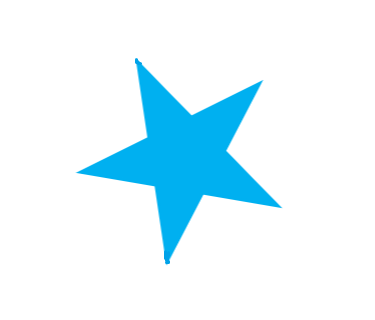
#> input picture ch4/star.png, 375 x 320 px
$ python 4-5contourfeature.py
#> lines starting #> are read from the running program, lines starting #| are printed output that depends on the picture; after the words box and inside, x2 and y2 are one past the last pixel; in counts of white or black regions, pixels touching at a corner belong together; long printed decimals are rounded
import cv2
import sys
import numpy as np

img=cv2.imread('star.png')
#> img is the input picture: shape (320, 375, 3); mean B, G, R 253.3, 246, 226
#img = cv2.imread('horse.png')
if img is None:
    sys.exit('파일을 찾을 수 없습니다.')

h,w = img.shape[:2]
#> h = 320; w = 375
gray=cv2.cvtColor(img,cv2.COLOR_BGR2GRAY)
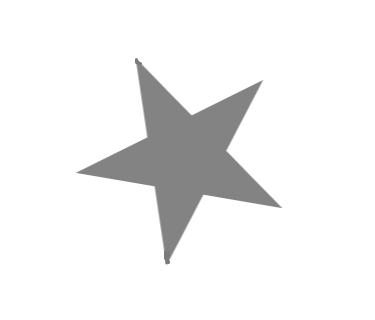
#> gray: shape (320, 375); min 121, max 255, mean 240.9
canny=cv2.Canny(gray,100,200)
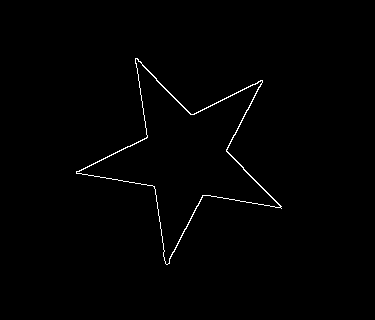
#> canny: shape (320, 375); 0.8% white in thin lines or dots, all inside (x1, y1, x2, y2) = (76, 58, 282, 265)
#cv2.imshow('contours-canny',canny)

contours,hierarchy=cv2.findContours(canny,cv2.RETR_EXTERNAL,cv2.CHAIN_APPROX_NONE)
#> contours = 1 contour; box (x1, y1, x2, y2) and area: (76, 58, 282, 265) 13784

contour=contours[0]
#> contour = contour of 713 points, box (x1, y1, x2, y2) (76, 58, 282, 265), area 13784
cv2.drawContours(img,contour,-1,(255,0,255),2)
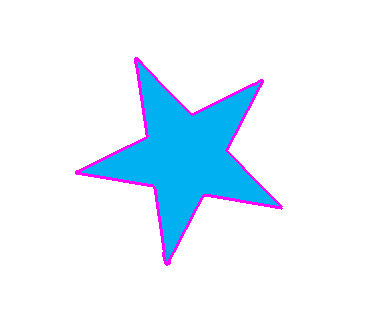
#> img: shape (320, 375, 3); 1.78% of pixels changed, all inside (x1, y1, x2, y2) = (75, 57, 283, 266)
cv2.imshow('contours',img)

perimeter = cv2.arcLength(contour, closed=True) #둘레 길이 계산
#> perimeter = 838.5
print('perimeter=', perimeter)
#| perimeter= 838.507

area = cv2.contourArea(contour)
#> area = 13784.5
print('area=', area)
#| area= 13784.5

x, y, width, height = cv2.boundingRect(contour) #일반 사각형
#> x = 76; y = 58; width = 206; height = 207
#print(x,y,width,height)
#cv2.rectangle(img, (x, y), (x + width, y + height), (0, 0, 255), 2)

rect = cv2.minAreaRect(contour) # (중심, (가로,세로), 기울기)  -> 직사각형 중에서 면적이 최소화되는 사각형(기울어짐)
#> rect = ((182.6, 166.5), (197.9, 208.3), -80.02)
#print(rect) #센터,w,h,각도(기울어짐)
box = cv2.boxPoints(rect)   # 4개의 꼭지점 좌표
#> box = [[268, 281.9], [62.83, 245.8], [97.12, 50.98], [302.3, 87.09]]
box = np.int32(box)     # 정수 좌표
#> box = [[267, 281], [62, 245], [97, 50], [302, 87]]
#cv2.drawContours(img, [box], 0, (0, 255, 0), 2)

(x, y), radius = cv2.minEnclosingCircle(contour)
#> x = 184.4; y = 156; radius = 109.7
#cv2.circle(img, (int(x), int(y)), int(radius), (255, 0, 0), 2)

poly10 = cv2.approxPolyDP(contour, epsilon=10, closed=True)
#> poly10 = contour of 10 points, box (x1, y1, x2, y2) (76, 58, 282, 265), area 13741
poly20 = cv2.approxPolyDP(contour, epsilon=20, closed=True)
#> poly20 has the same summary as poly10
poly50 = cv2.approxPolyDP(contour, epsilon=50, closed=True)
#> poly50 = [[135, 58], [76, 173], [166, 264], [281, 208], [262, 80]]
# 2 : epsilon. 다각형의 직선과의 허용 거리. 값이 크면 저장되는 좌표점의 개수가 작아짐
# 3 : closed?(닫힌 다각형?)
#epsilon이 작을 수록 윤곽선에 가까워짐
#cv2.drawContours(img, [poly10], 0, (0, 0, 255), 2)
#cv2.drawContours(img, [poly20], 0, (0, 255, 0), 2)
#cv2.drawContours(img, [poly50], 0, (255, 0, 0), 2)
print(contour.shape)
#| (713, 1, 2)
print(poly10.shape)
#| (10, 1, 2)
print(poly50.shape) #크면 저장되는 좌표점 개수가 줄어든다
#| (5, 1, 2)

for y in range(h):
    for x in range(w):
        if cv2.pointPolygonTest(contour, (x, y), False) > 0:
            img[y, x] = (255, 200, 255)
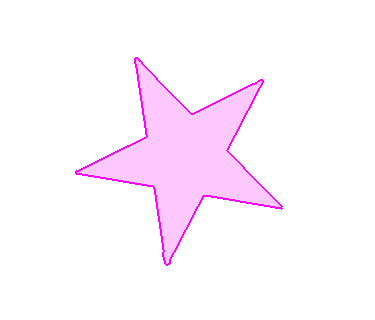
#> img: shape (320, 375, 3); 11.19% of pixels changed, all inside (x1, y1, x2, y2) = (77, 59, 281, 264)

hull = cv2.convexHull(contour,returnPoints=True)
#> hull = contour of 10 points, box (x1, y1, x2, y2) (76, 58, 282, 265), area 28620
#cv2.drawContours(img, [hull], 0, (100, 100, 100), 2) #볼록다각형
#print(hull.shape)

hull2 = cv2.convexHull(contour, returnPoints=False) #False로 하면 볼록다각형에 대해서 결함되는 부분이 어딘지 정보를 구할 수 있음
#> hull2 = [711, 583, 457, 455, 307, 306, 305, 151, 149, 0]
defects = cv2.convexityDefects(contour, hull2)
#> defects = [[0, 149, 78, 11965], [151, 305, 229, 11678], [307, 455, 377, 11791], [455, 457, 456, 256], [457, 583, 513, 11785], [583, 711, 654, 11723]]
print(defects) #하나 결함마다 4개값(시작,끝,먼곳,먼곳까지 거리)
#| [[[    0   149    78 11965]]
#|  [[  151   305   229 11678]]
#|  [[  307   455   377 11791]]
#|  [[  455   457   456   256]]
#|  [[  457   583   513 11785]]
#|  [[  583   711   654 11723]]]
s, e, f, d = defects[0, 0]
#> s = 0; e = 149; f = 78; d = 11965
print(contour[s][0])
#| [135  58]
for i in range(defects.shape[0]):
    s, e, f, d = defects[i, 0]
    print(i,' : ', s,e,f,d)
    cv2.circle(img, tuple(contour[s][0]), 5, [128, 0, 255], -1)
    cv2.circle(img, tuple(contour[e][0]), 5, [255, 0, 128], -1)
    cv2.circle(img, tuple(contour[f][0]), 5, [128, 255, 0], -1)
#> this loop made 6 passes
#| 0  :  0 149 78 11965
#| 1  :  151 305 229 11678
#| 2  :  307 455 377 11791
#| 3  :  455 457 456 256
#| 4  :  457 583 513 11785
#| 5  :  583 711 654 11723
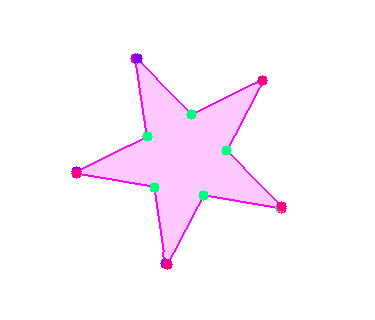
#> img: shape (320, 375, 3); 0.75% of pixels changed, all inside (x1, y1, x2, y2) = (71, 53, 287, 270)

cv2.imshow('contours',img)

cv2.waitKey()
cv2.destroyAllWindows()

$ run again, with ch4/check.png copied over ch4/star.png
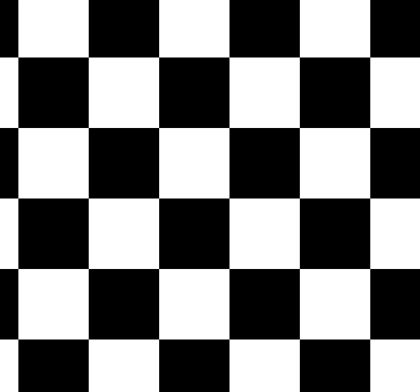
#> input picture ch4/check.png, 420 x 392 px
#> img is the input picture: shape (392, 420, 3); min 0, max 255, mean 127.5
#> `canny=cv2.Canny(gray,100,200)`:
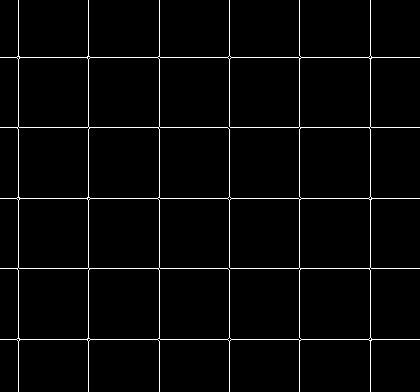
#> canny: shape (392, 420); 2.7% white in thin lines or dots
#> contours = 1 contour; box (x1, y1, x2, y2) and area: (0, 0, 420, 392) 99314
#> contour = contour of 3186 points, box (x1, y1, x2, y2) (0, 0, 420, 392), area 99314
#> perimeter = 3219.1
#| perimeter= 3219.137
#> area = 99314
#| area= 99314.0
#> `x, y, width, height = cv2.boundingRect(contour)`: x = 0; width = 420; height = 392
#> rect = ((209.5, 195.5), (391, 419), -90)
#> `box = cv2.boxPoints(rect)`: box = [[419, 391], [6.1e-05, 391], [6.1e-05, 0], [419, 0]]
#> `box = np.int32(box)`: box = [[419, 390], [0, 390], [0, 0], [419, 0]]
#> `(x, y), radius = cv2.minEnclosingCircle(contour)`: x = 196.5; y = 195.5; radius = 264.7
#> poly10 = contour of 62 points, box (x1, y1, x2, y2) (0, 0, 420, 392), area 100504
#> poly20 = contour of 47 points, box (x1, y1, x2, y2) (18, 0, 420, 392), area 100342
#> poly50 = contour of 12 points, box (x1, y1, x2, y2) (18, 0, 371, 392), area 118202
#| (3186, 1, 2)
#| (62, 1, 2)
#| (12, 1, 2)
#> hull = [[370, 0], [419, 57], [419, 339], [370, 391], [18, 391], [0, 339], [0, 57], [18, 0]]
#> hull2 = [2279, 2175, 1509, 1410, 553, 485, 73, 0]
#> defects = [[2279, 0, 2518, 14848], [0, 73, 55, 4240], [73, 485, 91, 4608], [485, 553, 503, 4187], [553, 1410, 947, 13568], [1410, 1509, 1460, 8778], [1509, 2175, 1626, 12800], [2175, 2279, 2224, 9179]]
#| [[[ 2279     0  2518 14848]]
#|  [[    0    73    55  4240]]
#|  [[   73   485    91  4608]]
#|  [[  485   553   503  4187]]
#|  [[  553  1410   947 13568]]
#|  [[ 1410  1509  1460  8778]]
#> (further printed lines are left out)
#> `s, e, f, d = defects[0, 0]`: s = 2279; e = 0; f = 2518; d = 14848
#| [370   0]
#> the loop `for i in range(defects.shape[0]):` made 8 passes
#> (printed output is left out)
#> after the loop `for i in range(defects.shape[0]):`:
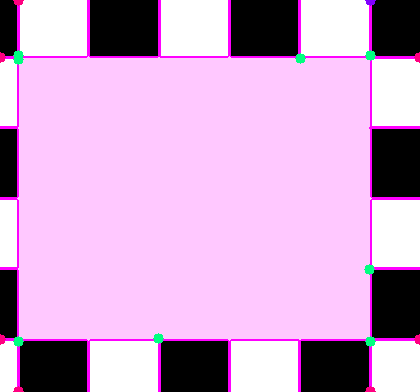
#> img: shape (392, 420, 3); mean B, G, R 207.6, 167, 207.3
